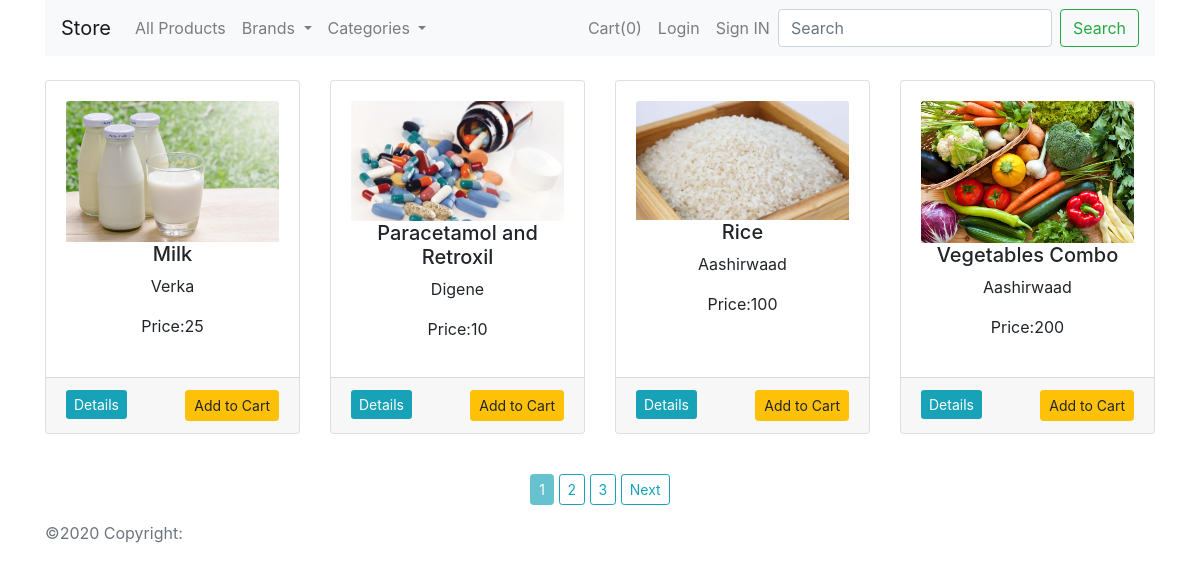
Before: / with the older database file.
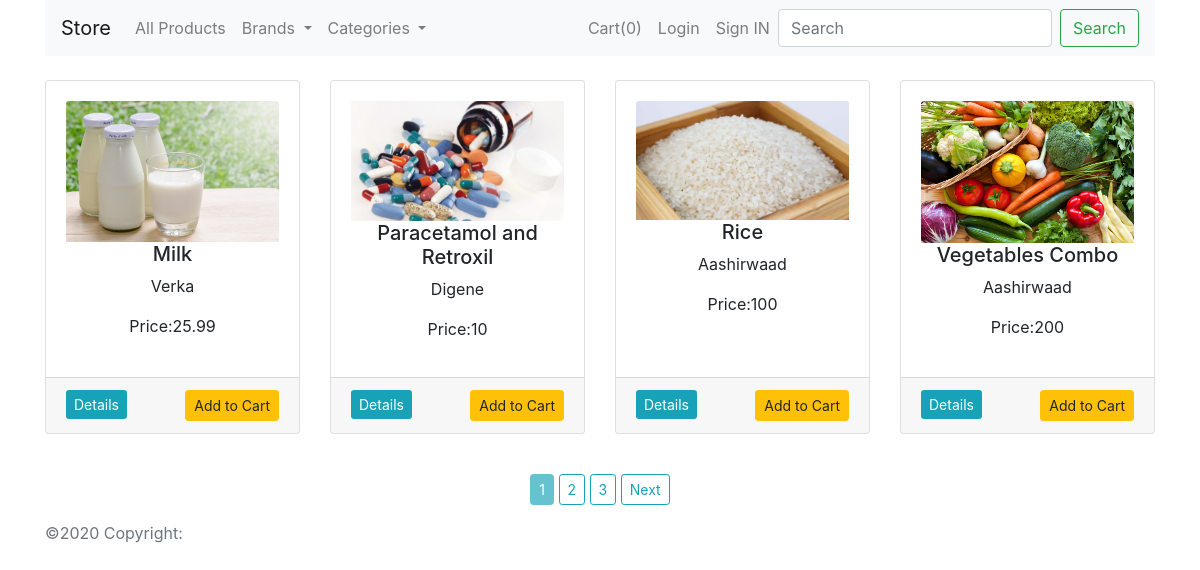
After: the same page with the newer database file.
### shop/products/models.py (models this page shows, shortened)
class Product(db.Model):
    id = db.Column(INTEGER(unsigned=True), primary_key=True)
    name = db.Column(db.String(80), nullable=False)
    price = db.Column(FLOAT(unsigned=True), nullable=False)
    stock = db.Column(INTEGER(unsigned=True), nullable=False)
    desc = db.Column(db.Text, nullable=False)
    pub_date = db.Column(db.DateTime, nullable=False, default=datetime.now())
    brand_id = db.Column(INTEGER(unsigned=True), db.ForeignKey('brand.id', ondelete="CASCADE"), nullable=False)
    brand = db.relationship('Brand', backref=db.backref('brand', lazy=True))
    category_id = db.Column(INTEGER(unsigned=True), db.ForeignKey('category.id', ondelete="CASCADE"), nullable=False)
    category = db.relationship('Category', backref=db.backref('category', lazy=True))
    image_1 = db.Column(db.String(256), nullable=False, default='image1.jpg')

class Brand(db.Model):
    id = db.Column(INTEGER(unsigned=True), primary_key=True)
    name = db.Column(db.String(64), nullable=False, unique=True)

### shop/products/routes.py (the view)
@app.route('/')
def home():
    page = request.args.get('page', 1, type=int)
    products = Product.query.filter(Product.stock > 0).paginate(page=page, per_page=4)
    return render_template('products/index.html', title="Store Home", products=products,
                           brands=get_entities_with_products('brand'),
                           categories=get_entities_with_products('category'))

### shop/products/routes.py (called while the page is built)
def get_entities_with_products(entity_type):
    if entity_type == 'brand':
        entities = Brand.query.join(Product, (Brand.id == Product.brand_id)).all()
    elif entity_type == 'category':
        entities = Category.query.join(Product, (Category.id == Product.category_id)).all()
    else:
        raise ValueError("Invalid entity_type. It should be 'brand' or 'category'.")
    return entities

### shop/templates/products/index.html (shortened to what this page needs)
{% extends 'layout.html' %}
{% block body_block %}
    {% include 'navbar.html' %}
    <div class="container">
        <div class="row mt-2">
            {% if brand %}
                {% for b in brand.items %}
                    <div class="col-lg-3 col-md-4 col-sm-6 d-flex align-items-stretch">
                        <div class="card mt-2">
                            <div class="card-body">
                                <img src="{{ url_for('static', filename='images/'+b.image_1) }}"
                                     alt="{{ b.name }}" class="card-img-top">
                                <h5 class="text-center">{{ b.name }}</h5>
                                <p class="text-center">Price:{{ b.price }}</p>
                            </div>
                            <div class="card-footer">
                                <a href="{{ url_for('product_details', product_id=b.id) }}"
                                   class="float-left btn-sm btn-info">Details</a>
                                <form action="{{ url_for('add_cart') }}" method="post">
                                    <input type="hidden" name="product_id" value="{{ b.id }}">
                                    <button type="submit" class="float-right btn btn-sm btn-warning">Add to Cart
                                    </button>
                                    <input type="hidden" name="quantity" id='' value="1" min="1" max="{{ b.stock }}">
                                </form>
                            </div>
                        </div>
                    </div>
                {% endfor %}
                </div>
                <div class="row text-center">
                    <div class="col text-center mt-4">
                        {% if brand.has_prev %}
                            <a href="{{ url_for('get_entity', entity='brand', entity_id=get_b.id, page=brand.prev_num) }}"
                               class="btn btn-outline-info btn-sm"> Previous</a>
                        {% endif %}
                        {% for page_num in brand.iter_pages(left_edge=1, right_edge=2, left_current=1, right_current=2) %}
                            {% if page_num %}
                                {% if brand.page == page_num %}
                                    <a href="{{ url_for('get_entity', entity='brand', entity_id=get_b.id, page=page_num) }}"
                                       class="btn btn-info btn-sm disabled"> {{ page_num }}</a>
                                {% else %}
                                    <a href="{{ url_for('get_entity', entity='brand', entity_id=get_b.id, page=page_num) }}"
                                       class="btn btn-outline-info btn-sm"> {{ page_num }}</a>
                                {% endif %}
                            {% else %}
                                ...
                            {% endif %}
                        {% endfor %}
                        {% if brand.has_next %}
                            <a href="{{ url_for('get_entity', entity='brand', entity_id=get_b.id, page=brand.next_num) }}"
                               class="btn btn-outline-info btn-sm">Next</a>
                        {% endif %}
                    </div>
                </div>
                <div class="row mt-2">
                    {% else %}
                    {% for product in products.items %}
                        <div class="col-lg-3 col-md-4 col-sm-6 d-flex align-items-stretch">
                            <div class="card mt-3 mb-3">
                                <div class="card-body">
                                    <img src="{{ url_for('static', filename='images/'+product.image_1) }}"
                                         alt="{{ product.name }}" class="card-img-top">
                                    <h5 class="text-center">{{ product.name }}</h5>
                                    <p class="text-center">{{ product.brand.name }}</p>
                                    <p class="text-center">Price:{{ product.price }}</p>
                                </div>
                                <div class="card-footer">
                                    <a href="{{ url_for('product_details', product_id=product.id) }}"
                                       class="float-left btn-sm btn-info">Details</a>
                                    <form action="{{ url_for('add_cart') }}" method="post">
                                        <button type="submit" class="float-right btn btn-sm btn-warning">Add to Cart
                                        </button>
                                    </form>
                                </div>
                            </div>
                        </div>
                    {% endfor %}
                </div>
                <div class="row text-center">
                    <div class="col text-center mt-4">
                        {% for page_num in products.iter_pages(left_edge=1, right_edge=2, left_current=1, right_current=2) %}
                            {% if page_num %}
                                {% if products.page == page_num %}
                                    <a href="{{ url_for('home', page=page_num) }}"
                                       class="btn btn-info btn-sm disabled"> {{ page_num }}</a>
                                {% else %}
                                    <a href="{{ url_for('home', page=page_num) }}"
                                       class="btn btn-outline-info btn-sm"> {{ page_num }}</a>
                                {% endif %}
                            {% else %}
                                ...
                            {% endif %}
                        {% endfor %}
                        {% if products.has_next %}
                            <a href="{{ url_for('home', page=products.next_num) }}" class="btn btn-outline-info btn-sm">Next</a>
                        {% endif %}
                    </div>
                </div>
            {% endif %}
    </div>
{% endblock body_block %}

### shop/templates/layout.html (shortened to what this page needs)
<!doctype html>
<html lang="en">
<head>
    <link rel="stylesheet" href="https://stackpath.bootstrapcdn.com/bootstrap/4.4.1/css/bootstrap.min.css"
>
</head>
<body>
{% block body_block %}
{% endblock body_block %}
<footer class="footer mt-auto py-3">
    <div class="container">
        <span class="text-muted">&copy;2020 Copyright: <a href="/"></a></span>
    </div>
</footer>
</body>
</html>

### shop/templates/navbar.html (shortened to what this page needs)
<div class="container">
    <nav class="navbar navbar-expand-lg navbar-light bg-light">
        <a class="navbar-brand" href="/">Store</a>
        <div class="collapse navbar-collapse" id="navbarSupportedContent">
            <ul class="navbar-nav mr-auto">
                <li class="nav-item">
                    <a class="nav-link" href="/">All Products</a>
                </li>
                <li class="nav-item dropdown">
                    <a class="nav-link dropdown-toggle" href="#" id="navbarDropdown" role="button"
                       data-toggle="dropdown" aria-haspopup="true" aria-expanded="false">
                        Brands
                    </a>
                </li>
                <li class="nav-item dropdown">
                    <a class="nav-link dropdown-toggle" href="#" id="navbarDropdown" role="button"
                       data-toggle="dropdown" aria-haspopup="true" aria-expanded="false">
                        Categories
                    </a>
                </li>
            </ul>
            <ul class="navbar-nav ml-auto">
                <li class="nav-item">
                    <a class="nav-link" href="{{ url_for('get_cart') }}">Cart({{ session['shop_cart']|length }})</a>
                </li>
                {% if current_user.is_authenticated %}
                    <li class="nav-item">
                        <a class='nav-link' href="{{ url_for('logout', user_type=session['user_type']) }}">Logout</a>
                    </li>
                    <li class="nav-item">
                        <a class='nav-link disabled'>{{ current_user.username }}</a>
                    </li>
                {% else %}
                    <li class="nav-item">
                        <a class='nav-link' href="{{ url_for('login', user_type='customer') }}">Login</a>
                    </li>
                    <li class="nav-item">
                        <a class='nav-link' href="{{ url_for('register', user_type='customer') }}">Sign IN</a>
                    </li>
                {% endif %}
            </ul>
            <form class="form-inline my-2 my-lg-0">
                <input class="form-control mr-sm-2" type="search" placeholder="Search" aria-label="Search">
                <button class="btn btn-outline-success my-2 my-sm-0" type="submit">Search</button>
            </form>
        </div>
    </nav>
</div>

Changed rows visible on the page:
changed Product "Milk": price "25" → "25.99"
